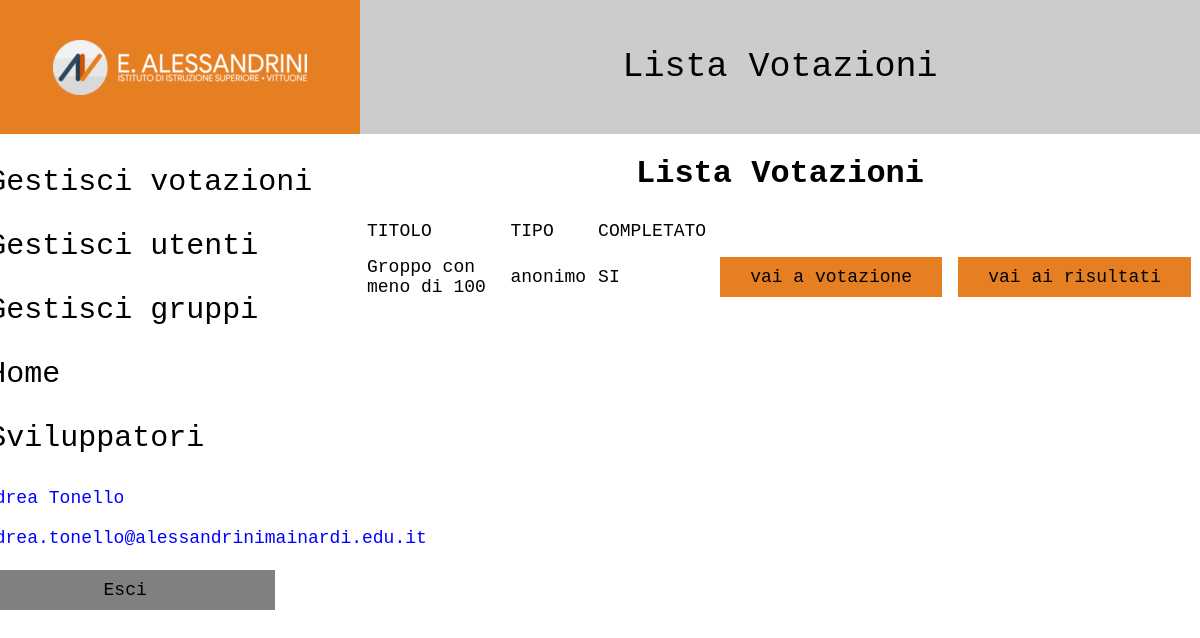
Before: /php/home.php (signed in) with the older database file.
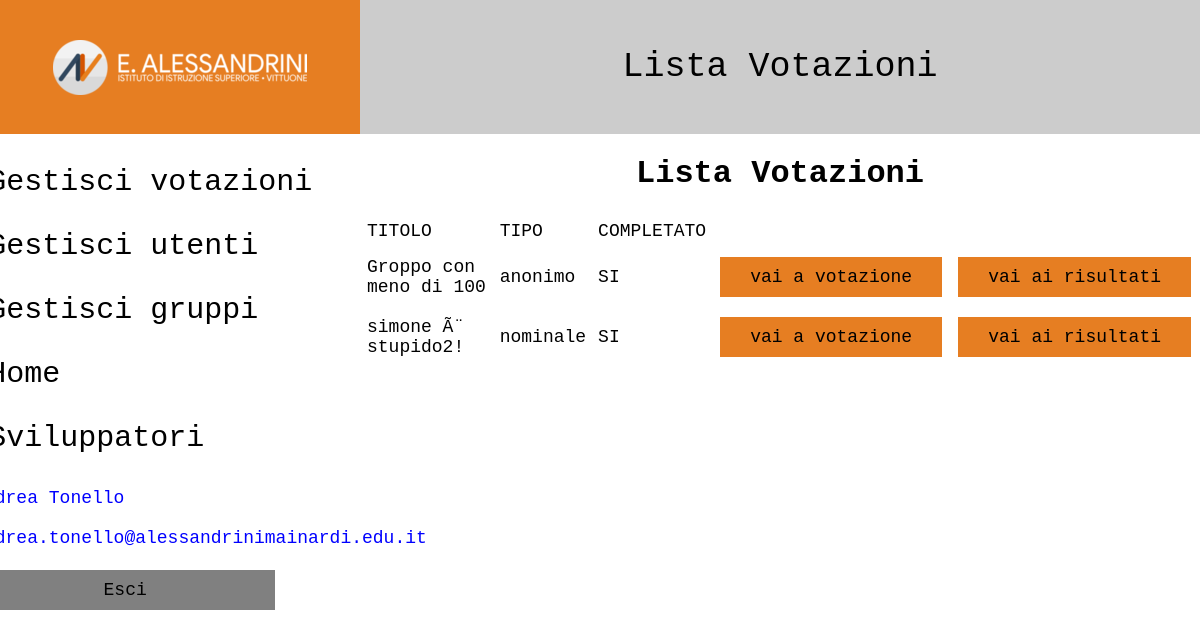
After: the same page with the newer database file.
### tables this page shows
CREATE TABLE IF NOT EXISTS `votazione` (
  `id` int(11) NOT NULL AUTO_INCREMENT,
  `quesito` varchar(40) NOT NULL,
  `tipo` enum('anonimo','nominale') DEFAULT NULL,
  `inizio` datetime NOT NULL,
  `fine` datetime NOT NULL,
  `quorum` float NOT NULL,
  `scelteMax` int(11) NOT NULL DEFAULT '1',
  `pubblica` tinyint(1) NOT NULL DEFAULT '0',
  PRIMARY KEY (`id`)
);

### php/home.php (the view, shortened to what this page needs)
<!DOCTYPE html>
<html lang="it">
<head>
    <link rel="stylesheet" href="../stile/globalStyle.css">
</head>
<body>
    <div class="container">
        <div class="logo">
            <img src="../immagini//logoScuola.png" alt="logo scuola" class="logo-scuola">
        </div>
        <div class="titolo">
            <p class="titolo-header">Lista Votazioni</p>
        </div>
        <?PHP
            include "Navbar.php";
        ?>
        <div class="contenuto">
            <center>
            <h1 style="align:center; font-family: 'Roboto Mono', monospace;font-family: 'Space Mono', monospace;">Lista Votazioni</h1>
        <?php
        $conn =  connettiDb();
        $sql = "select id,quesito,tipo,fine FROM votazione";
        $result = $conn->query($sql);
        $tab = "<table style='width:100%'>
                    <tr style='width:100%; border-bottom: 2px solid black'>
                        <td id='titoli'>TITOLO</td>
                        <td id='titoli'>TIPO</td>
                        <td id='titoli'>COMPLETATO</td>
                        <td></td>
                    </tr>";
        if($result->num_rows > 0){
            while($row = $result->fetch_assoc()){
                $tab .= "<form method = 'GET' action = 'votazione.php'>";
                $tab .= "<tr class='clickable-row' style='width:100%' >";
                $tab .= "<td name='id'>" . $row['quesito'] . "</td>
                <input type='hidden' name='id' value='".$row['id']."'>
                <td>" . $row['tipo'] . "</td>";
                if(date("Y-m-d H:i:s") <= $row['fine'])
				{
                    $tab .= "<td> NO </td>";
                }else{
                    $tab .= "<td> SI </td>";
                }
                $tab .= "<td><input type='submit' class='button' value='vai a votazione'></td></form>";
                $tab .= "<td><form method='get' action = 'risultati.php'>
                                <input type='submit' class='button' value='vai ai risultati'>
                                <input type='hidden' name='id' value='".$row['id']."'>
                            </form></td>";
                $tab .= "</tr> ";
            }
        }
        echo $tab . "</table>";
    ?>
        </center>
        </div>
    </div>
</body>
</html>

Changed rows visible on the page:
added votazione: quesito "simone Ã¨ stupido2!", tipo "nominale", shows "SI"
